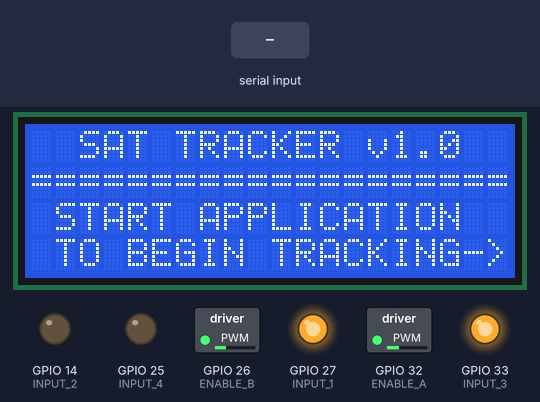
The program below on a simulated ESP32. Shown: 20×4 character LCD, switched loads named in the program (green lamp = pin HIGH), output pins drawn as LEDs (lit = HIGH). The inputs (shaded band) are chosen by the test bench.

Above: at 3.8 s.
3.9 s: "%" received over Serial
At 7.3 s:
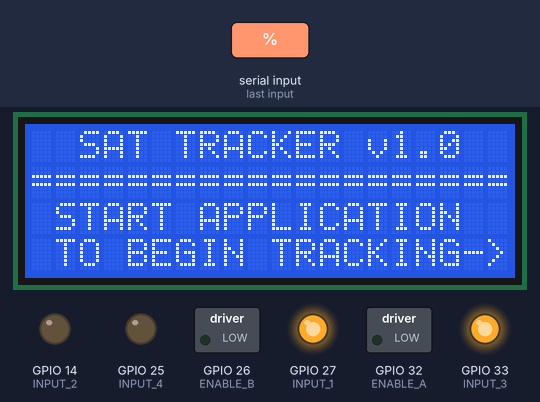
At 20.3 s:
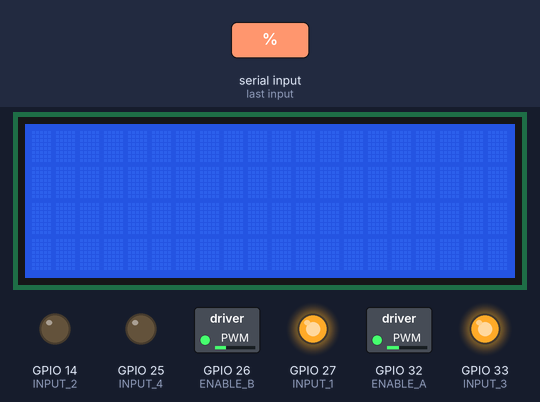
Timing chart, 0 to 57.3 s (numbered marks = the images above; inputs shaded):
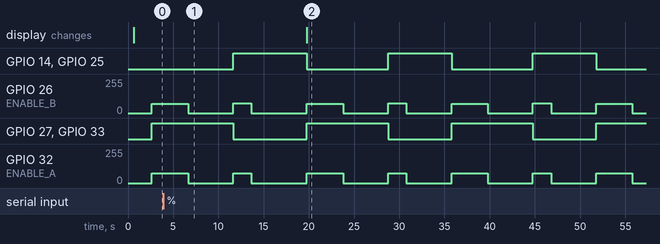

The program:

main.cpp
```cpp
#include <Arduino.h>
#include <Wire.h>
#include <LiquidCrystal_I2C.h>
#include "MPU9250.h"


#define SCREEN_SIZE 80
#define ROWS 4
#define COLUMNS 20

// Motor 1
#define ENABLE_A 32
#define INPUT_1 27
#define INPUT_2 14

// Motor 2
#define ENABLE_B 26
#define INPUT_3 33
#define INPUT_4 25

int lineCounter = 0;
int colCounter = 0;

// Set the LCD address to 0x27 for a 20 chars and 4 line display
LiquidCrystal_I2C lcd(0x27, 20, 4);

String data;
char d1;

int motorASpeed = 0;
int motorBSpeed = 0;

int currentAzimuth = 0;
int curentElevation = 0;

const int minimumSpeed = 50;
const int maxSpeed = 255;

const int maxRotation = 359;

// =======================================================================================================

void rotateLeftThenRight()
{
    digitalWrite(INPUT_1, HIGH);
    digitalWrite(INPUT_2, LOW);
    digitalWrite(INPUT_3, HIGH);
    digitalWrite(INPUT_4, LOW);

    analogWrite(ENABLE_A, 75);
    analogWrite(ENABLE_B, 70);

    delay(4000);

    analogWrite(ENABLE_A, 0);
    analogWrite(ENABLE_B, 0);

    delay(5000);

    digitalWrite(INPUT_1, LOW);
    digitalWrite(INPUT_2, HIGH);
    digitalWrite(INPUT_3, LOW);
    digitalWrite(INPUT_4, HIGH);

    analogWrite(ENABLE_A, 75);
    analogWrite(ENABLE_B, 75);

    delay(2000);

    analogWrite(ENABLE_A, 0);
    analogWrite(ENABLE_B, 0);

    delay(5000);
}

void elevationTest()
{
    digitalWrite(INPUT_3, HIGH);
    digitalWrite(INPUT_4, LOW);
    delay(5000);
    digitalWrite(INPUT_3, LOW);
    digitalWrite(INPUT_4, HIGH);
    delay(5000);
}

void stop()
{
    digitalWrite(INPUT_1, LOW);
    digitalWrite(INPUT_2, LOW);

    digitalWrite(INPUT_3, LOW);
    digitalWrite(INPUT_4, LOW);
}

// =======================================================================================================

void setup()
{
    pinMode(ENABLE_A, OUTPUT);
    pinMode(ENABLE_B, OUTPUT);
    pinMode(INPUT_1, OUTPUT);
    pinMode(INPUT_2, OUTPUT);
    pinMode(INPUT_3, OUTPUT);
    pinMode(INPUT_4, OUTPUT);

  Serial.begin(9600);


  lcd.init(21, 22);
  lcd.backlight();

  lcd.clear();
  lcd.setCursor(0, 0);
  lcd.print("  SAT TRACKER v1.0");
  delay(500);
  lcd.setCursor(0, 1);
  lcd.print("====================");
  lcd.setCursor(0, 2);
  lcd.print(" START APPLICATION");
  lcd.setCursor(0, 3);
  lcd.print(" TO BEGIN TRACKING->");

  delay(2000);

}

void loop(void)
{
    rotateLeftThenRight();
    //stop();
    //elevationTest();

  if (Serial.available())
  {
    colCounter = 0;
    lineCounter = 0;
    int printed = 0;

    data = Serial.readString();

    lcd.clear();
    lcd.setCursor(0, 0);

    for (int i = 0; i <= 80; i++) // needs to be exact number this is just to fix problem
    {
      // base case
      if (lineCounter == 3 && colCounter == 19)
      {
        break;
      }

      if (data[i] == '%')
      {
        printed += (COLUMNS - colCounter);
        lineCounter++;
        colCounter = 0;
        lcd.setCursor(0, lineCounter);
      }
      else if (data[i] == '$')
      {
        printed = 31;
        colCounter = 11;
        lcd.setCursor(colCounter, lineCounter);
      }
      else if (data[i] == '#')
      {
        colCounter = 10;
        lcd.setCursor(colCounter, lineCounter);
      }
      else if (data[i] == '@')
      {
        printed = 60;
        lcd.setCursor(0, 3);
      }
      else
      {
      lcd.print(data[i]);
      colCounter++;
      lcd.setCursor(colCounter, lineCounter);
      printed++;
      }
    }
    printed = 0;
  }
}
```

Measured:
- after the input at 3.9 s, the display: changes after 15.9 s (image 2)
- by itself, GPIO 14 (INPUT_2), GPIO 25 (INPUT_4): repeats every 16.0 s: LOW 9.0 s, HIGH 7.0 s
- by itself, GPIO 27 (INPUT_1), GPIO 33 (INPUT_3): repeats every 16.0 s: HIGH 9.0 s, LOW 7.0 s
